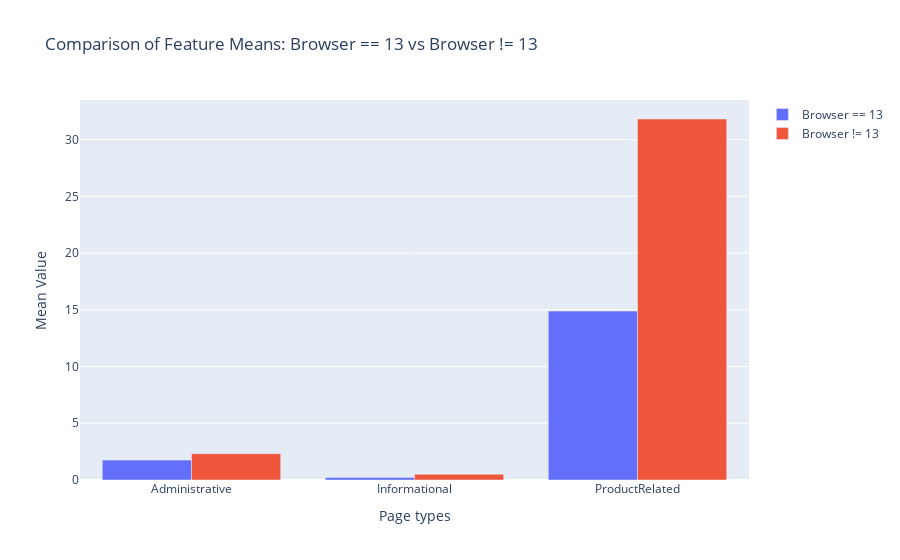
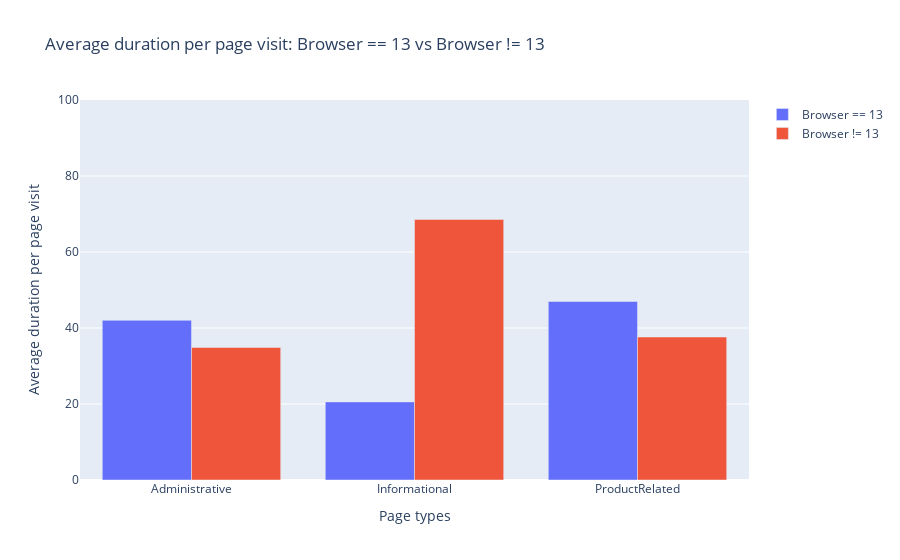
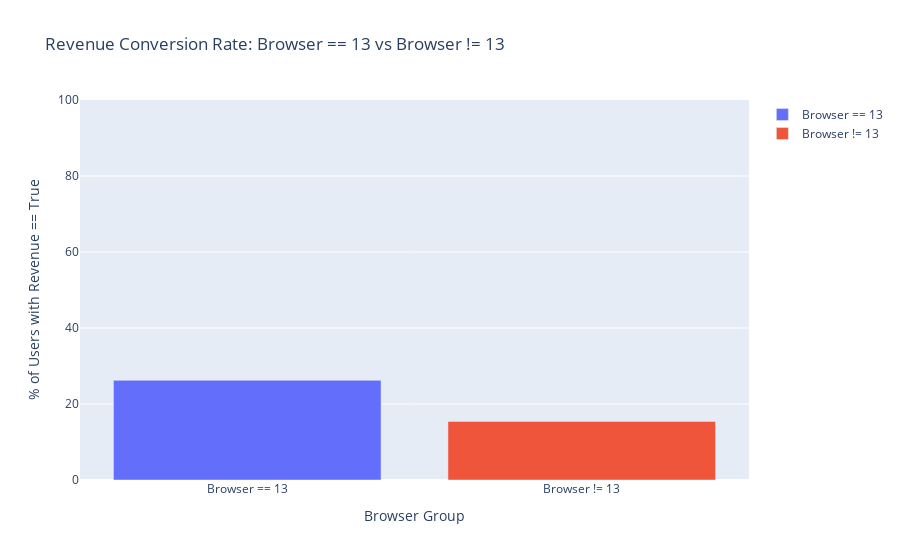

The notebook cell these images were saved under, in order:
### Code cell
# 1.2 Comparing characteristics of the dataset for the two different types of users

# Filter dataset on browser == 13 and != 13
loc_df_browsers_13 = df.loc[df['Browser'] == 13]
loc_df_browsers_not_13 = df.loc[df['Browser'] != 13]

# Calculate means for number of visits for each page type 
mean_browsers_13_ints = loc_df_browsers_13[num_pages_visited_features].mean()
mean_browsers_not_13_ints = loc_df_browsers_not_13[num_pages_visited_features].mean()

# Show above calculations in a barplot in which we can compare browser ==13 and !=13
fig = go.Figure()
fig.add_trace(go.Bar(x=num_pages_visited_features, y=mean_browsers_13_ints, name='Browser == 13'))
fig.add_trace(go.Bar(x=num_pages_visited_features, y=mean_browsers_not_13_ints, name='Browser != 13'))
fig.update_layout(title='Comparison of Feature Means: Browser == 13 vs Browser != 13',xaxis_title='Page types',yaxis_title='Mean Value')
fig.show()

# Calculate average duration per page for every page type for browser==13
total_duration_13 = loc_df_browsers_13[total_duration_page_features].sum()
total_pages_visited_13 = loc_df_browsers_13[num_pages_visited_features].sum().astype(float)
avg_duration_per_page_13 = total_duration_13.values / total_pages_visited_13.values

# Calculate average duration per page for every page type for browser!=13
total_duration_not_13 = loc_df_browsers_not_13[total_duration_page_features].sum()
total_pages_visited_not_13 = loc_df_browsers_not_13[num_pages_visited_features].sum().astype(float)
avg_duration_per_page_not_13 = total_duration_not_13.values / total_pages_visited_not_13.values

# Show above two calculations in a barplot in which we can compare browser ==13 and !=13
fig2 = go.Figure()
fig2.add_trace(go.Bar(x=num_pages_visited_features, y=avg_duration_per_page_13, name="Browser == 13"))
fig2.add_trace(go.Bar(x=num_pages_visited_features, y=avg_duration_per_page_not_13, name="Browser != 13"))
fig2.update_layout(title='Average duration per page visit: Browser == 13 vs Browser != 13',
    xaxis_title='Page types',
    yaxis_title='Average duration per page visit',
    yaxis=dict(range=[0,100]),
)
fig2.show()

# Calculate percentages for when revenue is true for both browser ==13 and !=13
sum_revenue_13 = loc_df_browsers_13.loc[loc_df_browsers_13['Revenue']]
percentage_revenue_13 = (len(sum_revenue_13) / len(loc_df_browsers_13)) * 100

sum_revenue_not_13 = loc_df_browsers_not_13.loc[loc_df_browsers_not_13['Revenue']]
percentage_revenue_not_13 = (len(sum_revenue_not_13) / len(loc_df_browsers_not_13)) * 100

# Show above percentage calculations in a barplot to compare browser ==13 and !=13
fig3 = go.Figure()
fig3.add_trace(go.Bar(x=['Browser == 13'], y=[percentage_revenue_13], name='Browser == 13'))
fig3.add_trace(go.Bar(x=['Browser != 13'], y=[percentage_revenue_not_13], name='Browser != 13'))
fig3.update_layout(title='Revenue Conversion Rate: Browser == 13 vs Browser != 13',
    xaxis_title='Browser Group',
    yaxis_title='% of Users with Revenue == True',
    yaxis=dict(range=[0,100]),
)
fig3.show()

### Figure 1 — Plotly figure (JSON) as saved in the notebook; plotly's stock layout.template omitted (floating-point values rounded to 4 significant figures)
{"data": [{"name": "Browser == 13", "type": "bar", "x": ["Administrative", "Informational", "ProductRelated"], "y": [1.754, 0.2295, 14.89]}, {"name": "Browser != 13", "type": "bar", "x": ["Administrative", "Informational", "ProductRelated"], "y": [2.318, 0.5049, 31.82]}], "layout": {"title": {"text": "Comparison of Feature Means: Browser == 13 vs Browser != 13"}, "xaxis": {"title": {"text": "Page types"}}, "yaxis": {"title": {"text": "Mean Value"}}}}

### Figure 2 — Plotly figure (JSON) as saved in the notebook; plotly's stock layout.template omitted (floating-point values rounded to 4 significant figures)
{"data": [{"name": "Browser == 13", "type": "bar", "x": ["Administrative", "Informational", "ProductRelated"], "y": [42.03, 20.55, 46.99]}, {"name": "Browser != 13", "type": "bar", "x": ["Administrative", "Informational", "ProductRelated"], "y": [34.88, 68.56, 37.63]}], "layout": {"title": {"text": "Average duration per page visit: Browser == 13 vs Browser != 13"}, "xaxis": {"title": {"text": "Page types"}}, "yaxis": {"range": [0, 100], "title": {"text": "Average duration per page visit"}}}}

### Figure 3 — Plotly figure (JSON) as saved in the notebook; plotly's stock layout.template omitted (floating-point values rounded to 4 significant figures)
{"data": [{"name": "Browser == 13", "type": "bar", "x": ["Browser == 13"], "y": [26.23]}, {"name": "Browser != 13", "type": "bar", "x": ["Browser != 13"], "y": [15.42]}], "layout": {"title": {"text": "Revenue Conversion Rate: Browser == 13 vs Browser != 13"}, "xaxis": {"title": {"text": "Browser Group"}}, "yaxis": {"range": [0, 100], "title": {"text": "% of Users with Revenue == True"}}}}
